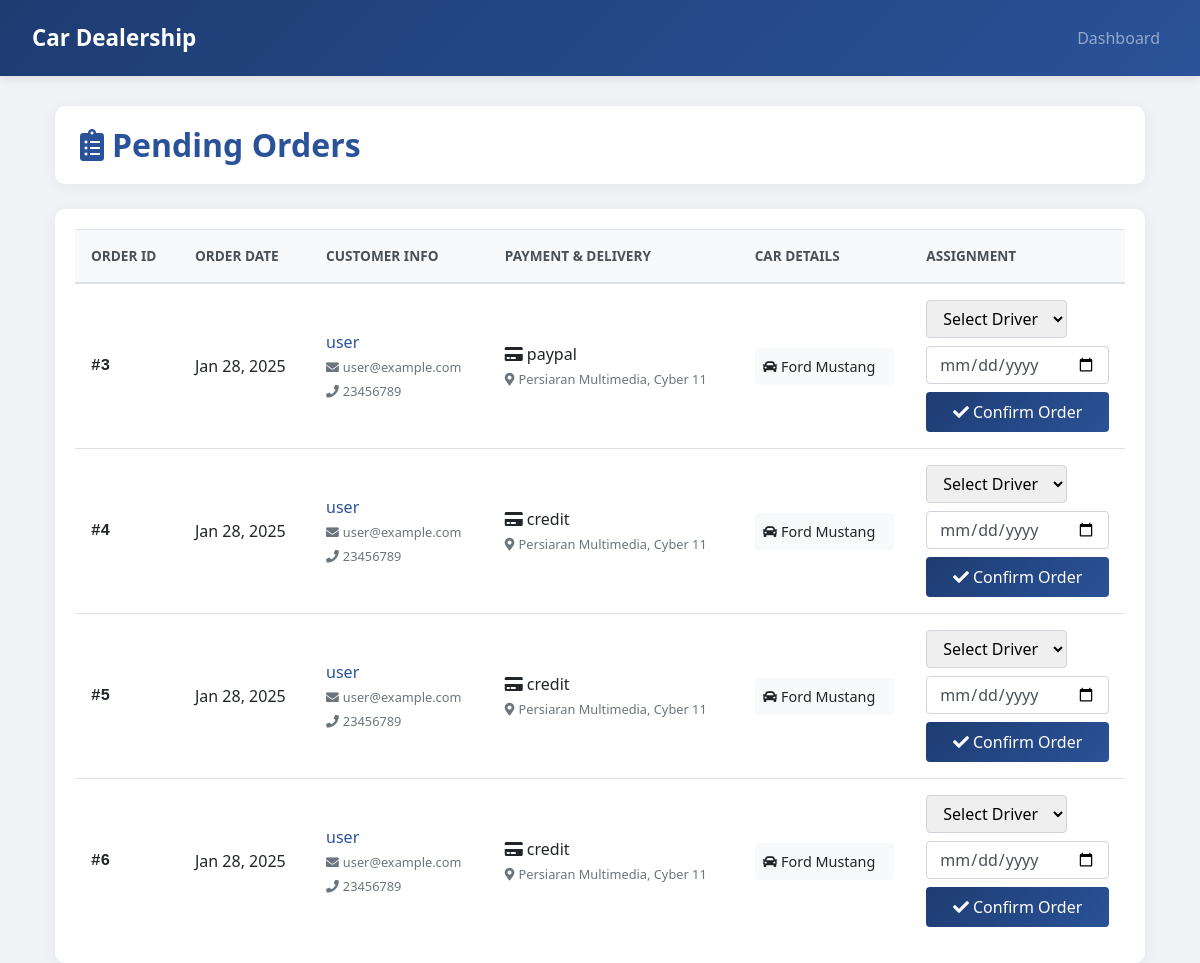
Page /pending-orders/ on the earlier database version.
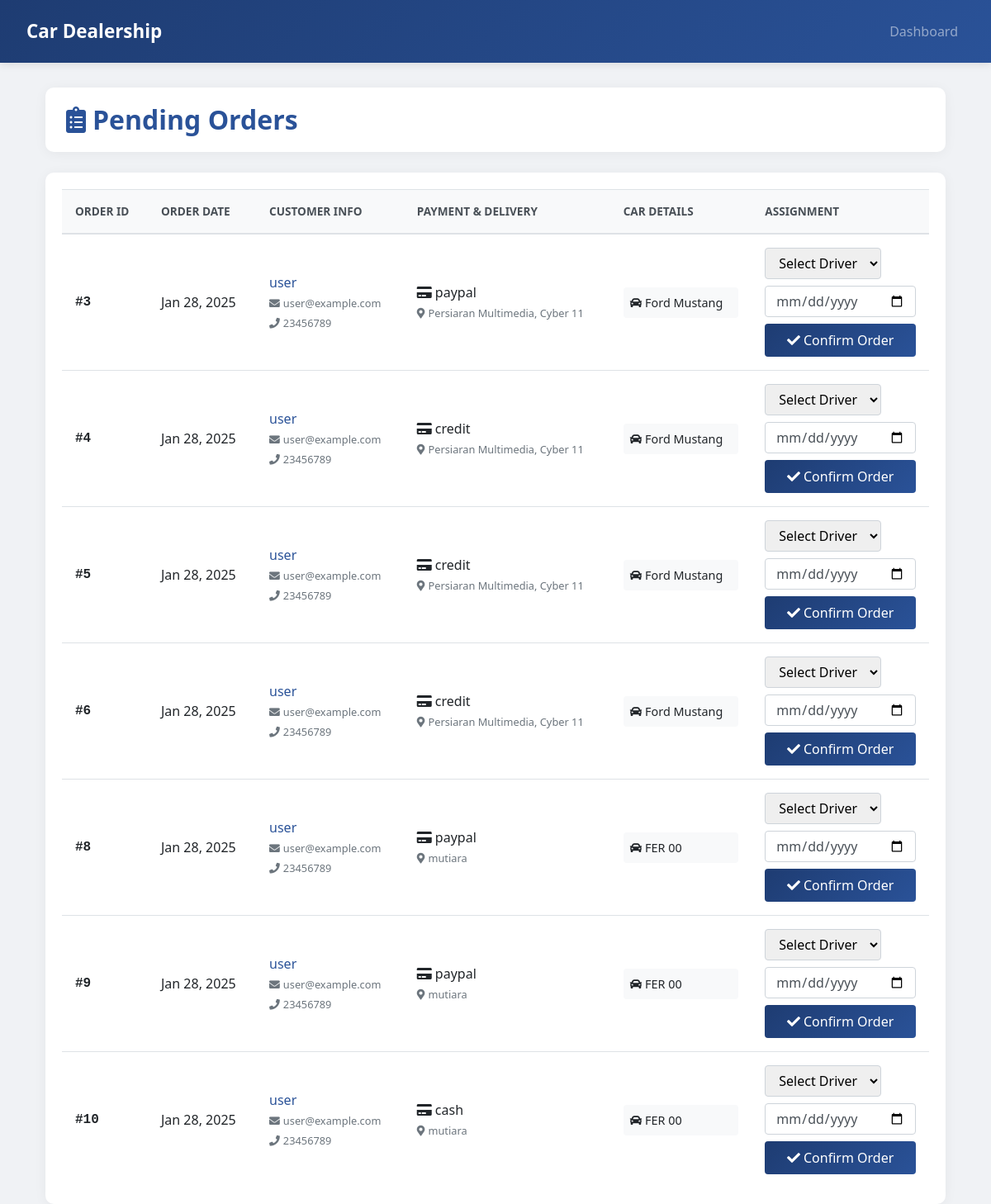
Same page on the later database version.
### myproject/models.py (models this page shows, shortened)
class Order(models.Model):
    STATUS_CHOICES = [
        ('pending', 'Pending'),
        ('processing', 'Processing'),
        ('shipped', 'Shipped'),
        ('delivered', 'Delivered'),
    ]
    customer = models.ForeignKey(Customer, on_delete=models.CASCADE)
    car = models.ForeignKey(Car, on_delete=models.CASCADE)
    staff = models.ForeignKey(Staff, on_delete=models.SET_NULL, null=True, blank=True)
    driver = models.ForeignKey(Driver, on_delete=models.SET_NULL, null=True, blank=True)
    order_date = models.DateTimeField(auto_now_add=True)
    delivery_date = models.DateTimeField(null=True, blank=True)
    status = models.CharField(max_length=50, choices=STATUS_CHOICES, default='pending')
    address = models.CharField(max_length=255)
    payment_method = models.CharField(max_length=50)
    _observers = []

class Customer(models.Model):
    user = models.OneToOneField(User, on_delete=models.CASCADE, primary_key=True)
    full_name = models.CharField(max_length=100, default="Unknown")
    phone_number = models.CharField(max_length=15, default="")

class User(AbstractBaseUser):
    ROLE_CHOICES = [
        ("admin", "Admin"),
        ("staff", "Dealership Staff"),
        ("driver", "Delivery Driver"),
        ("customer", "Customer"),
    ]
    email = models.EmailField(unique=True)
    role = models.CharField(max_length=20, choices=ROLE_CHOICES)
    is_active = models.BooleanField(default=True)
    is_staff = models.BooleanField(default=False)
    objects = UserManager()
    USERNAME_FIELD = "email"
    REQUIRED_FIELDS = ["role"]

class Car(models.Model):
    CATEGORY_CHOICES = [
        ("american", "American"),
        ("german", "German"),
        ("japanese", "Japanese"),
        ("italian", "Italian"),
    ]
    make = models.CharField(max_length=100)
    model = models.CharField(max_length=100)
    category = models.CharField(max_length=20, choices=CATEGORY_CHOICES)
    description = models.TextField(blank=True, null=True)
    price = models.DecimalField(max_digits=10, decimal_places=2)
    stock = models.PositiveIntegerField(default=0)
    image = models.ImageField(upload_to='car_images/', blank=True, null=True)
    type = models.CharField(max_length=50, default="sedan")
    transmission = models.CharField(max_length=50, default="automatic")
    gas = models.CharField(max_length=50, default="50")

### myproject/views.py (the view, shortened to what this page needs)
# urls.py: path('pending-orders/', views.pending_orders, name='pending_orders'),
def pending_orders(request):
    pending_orders = Order.objects.filter(status='pending')
    drivers = Driver.objects.all()
    return render(request, 'pending_orders.html', {
        'pending_orders': pending_orders,
        'drivers': drivers,
    })

### myproject/templates/pending_orders.html (shortened to what this page needs)
<!DOCTYPE html>
{% load static %}
<html lang="en">
<head>
    <link href="https://stackpath.bootstrapcdn.com/bootstrap/4.5.2/css/bootstrap.min.css" rel="stylesheet">
    <link href="https://cdnjs.cloudflare.com/ajax/libs/font-awesome/5.15.4/css/all.min.css" rel="stylesheet">
</head>
<body>
    <nav class="navbar navbar-expand-lg navbar-dark bg-dark">
        <a class="navbar-brand" href="#">Car Dealership</a>
        <div class="collapse navbar-collapse" id="navbarNav">
            <ul class="navbar-nav ml-auto">
                <li class="nav-item">
                    <a class="nav-link" href="{% url 'staff_dashboard' %}">Dashboard</a>
                </li>
            </ul>
        </div>
    </nav>
    <div class="container">
        <div class="page-header">
            <h2><i class="fas fa-clipboard-list mr-2"></i>Pending Orders</h2>
        </div>
        <div class="table-container">
            <div class="table-responsive">
                <table class="table table-hover">
                    <thead>
                        <tr>
                            <th>Order ID</th>
                            <th>Order Date</th>
                            <th>Customer Info</th>
                            <th>Payment & Delivery</th>
                            <th>Car Details</th>
                            <th>Assignment</th>
                        </tr>
                    </thead>
                    <tbody>
                        {% for order in pending_orders %}
                        <tr>
                            <td class="order-id">#{{ order.id }}</td>
                            <td>{{ order.order_date|date:"M d, Y" }}</td>
                            <td>
                                <div class="customer-name">{{ order.customer.full_name }}</div>
                                <small class="text-muted">
                                    <i class="fas fa-envelope mr-1"></i>{{ order.customer.user.email }}<br>
                                    <i class="fas fa-phone mr-1"></i>{{ order.customer.phone_number }}
                                </small>
                            </td>
                            <td>
                                <div><i class="fas fa-credit-card mr-1"></i>{{ order.payment_method }}</div>
                                <small class="text-muted">
                                    <i class="fas fa-map-marker-alt mr-1"></i>{{ order.address }}
                                </small>
                            </td>
                            <td>
                                <div class="car-details">
                                    <i class="fas fa-car mr-1"></i>{{ order.car.make }} {{ order.car.model }}
                                </div>
                            </td>
                            <td>
                                <form method="POST" action="{% url 'pending_orders' %}" class="assignment-form">
                                    <div class="form-group mb-2">
                                        <select class="form-select" name="driver" required>
                                            <option value="">Select Driver</option>
                                        </select>
                                    </div>
                                    <div class="form-group mb-2">
                                        <input type="date" class="form-control delivery-date" name="delivery_date" required>
                                    </div>
                                    <button type="submit" class="btn btn-primary btn-block">
                                        <i class="fas fa-check mr-1"></i>Confirm Order
                                    </button>
                                </form>
                            </td>
                        </tr>
                        {% endfor %}
                    </tbody>
                </table>
            </div>
        </div>
    </div>
</body>
</html>

Differences in the rows shown:
added Order: id "8", order_date "Jan 28, 2025", customer.full_name "user", customer.user.email "user@example.com", customer.phone_number "23456789", payment_method "paypal", address "mutiara", car.make "FER", car.model "00"
added Order: id "9", order_date "Jan 28, 2025", customer.full_name "user", customer.user.email "user@example.com", customer.phone_number "23456789", payment_method "paypal", address "mutiara", car.make "FER", car.model "00"
added Order: id "10", order_date "Jan 28, 2025", customer.full_name "user", customer.user.email "user@example.com", customer.phone_number "23456789", payment_method "cash", address "mutiara", car.make "FER", car.model "00"
